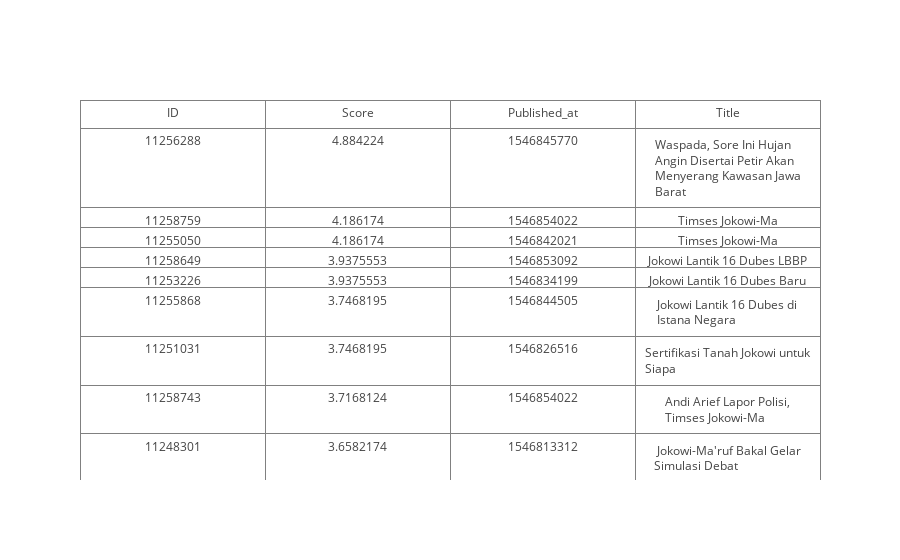

Source (notebook cell):
### Code cell
### FUZZY SEARCH
query = '''
{
    "from": 0, 
    "size": 10,
    "query": {
        "fuzzy": {
            "title": {
                "value": "jokawa",
                "fuzziness": 10,
                "max_expansions": 100
            }
        }
    },
    "sort": [
        "_score",
        {
            "published_at": "desc"
        }
    ]
}
'''
res = es.search(index='kurio_search', doc_type='article', body=query)
print("{arg1} documents found in {arg2}ms".format(arg1=res['hits']['total'], arg2=res['took']))

iplot(process_table_data(res['hits']['hits']))

### Figure 1 — Plotly figure (JSON) as saved in the notebook; plotly's stock layout.template omitted (floating-point values rounded to 4 significant figures)
{"data": [{"cells": {"values": [["11256288", "11258759", "11255050", "11258649", "11253226", "11255868", "11251031", "11258743", "11248301", "11257173"], [4.884, 4.186, 4.186, 3.938, 3.938, 3.747, 3.747, 3.717, 3.658, 3.63], [1546845770, 1546854022, 1546842021, 1546853092, 1546834199, 1546844505, 1546826516, 1546854022, 1546813312, 1546841640], ["Waspada, Sore Ini Hujan Angin Disertai Petir Akan Menyerang Kawasan Jawa Barat", "Timses Jokowi-Ma", "Timses Jokowi-Ma", " Jokowi Lantik 16 Dubes LBBP ", "Jokowi Lantik 16 Dubes Baru", "Jokowi Lantik 16 Dubes di Istana Negara", "Sertifikasi Tanah Jokowi untuk Siapa", "Andi Arief Lapor Polisi, Timses Jokowi-Ma", " Jokowi-Ma'ruf Bakal Gelar Simulasi Debat ", "Jokowi Lantik Dubes LBPP RI untuk 16 Negara"]]}, "header": {"values": ["ID", "Score", "Published_at", "Title"]}, "type": "table", "uid": "bd634b20-551a-11e9-91d2-9a0012dc0780"}], "layout": {"autosize": true}}
